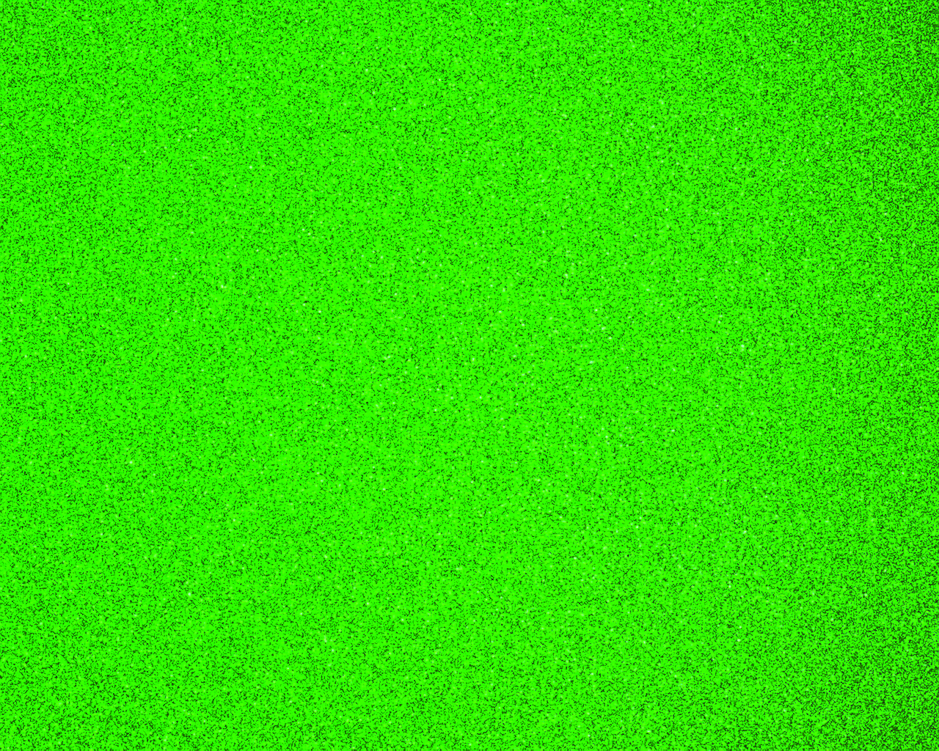
#> input picture intensidad/B13.png, 939 x 751 px, shrunk from 1280 x 1024 before the run
$ jupyter execute --allow-errors 'Perfil de intensidad.ipynb'
#> lines starting #> are read from the running program, lines starting #| are printed output that depends on the picture; long printed decimals are rounded
# Perfil de intensidad para una imagen en grises

[cell 1]
# Importamos las librerias necesarias
from pylab import *
import numpy as np
import pandas as pd
from skimage.exposure import histogram as imhist
from skimage.color import rgb2gray

# Analisis para una sola imagen (130°)

[cell 2]
# Cargamos imagen, se convierte a matriz
image = imread('../intensidad/B13.png')
#> image is the input picture: shape (751, 939, 3) float32; mean R, G, B 0.186, 0.882, 0.0134
# Utilizamos shape para conocer las propiedades de nuestra matriz
print(image.shape)
#| (751, 939, 3)

En este caso la imagen tiene una resolución de 1024 x 1280 pixeles y cuenta con 4 dimensiones, tres de color RGB y una transparente.

[cell 3]
# Nos aseguramos que la imagen sea un array de NumPy
image = np.array(image)

# Verificamos si la imagen tiene 4 canales
if image.shape[-1] == 4:
    # Elimina el canal alfa
    image = image[..., :3]

[cell 4]
# Convertimos la imagen a escala de grises
image = rgb2gray(image)
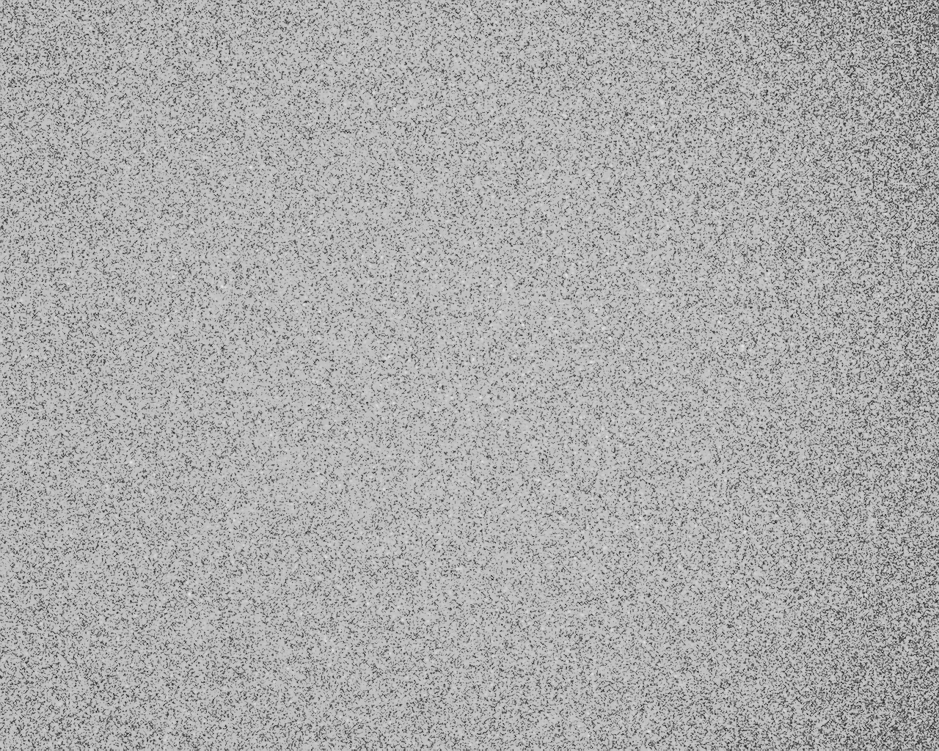
#> image: shape (751, 939) float32; min 0.0489, max 0.914, mean 0.672

[cell 5]
# Obtenemos los histogramas
hist_image, bins_image = imhist(image)
#> hist_image = 256 values, max 42732 at index 209, min 0 at index 1, mean 2754.6; bins_image = 256 values from 0.0506 to 0.912

[cell 6]
# Visualizamos
_, (image0, hist0), = subplots(1, 2, figsize=(10, 15))

# Original
image0.imshow(image, cmap="gray")
hist0.fill_between(bins_image, hist_image)
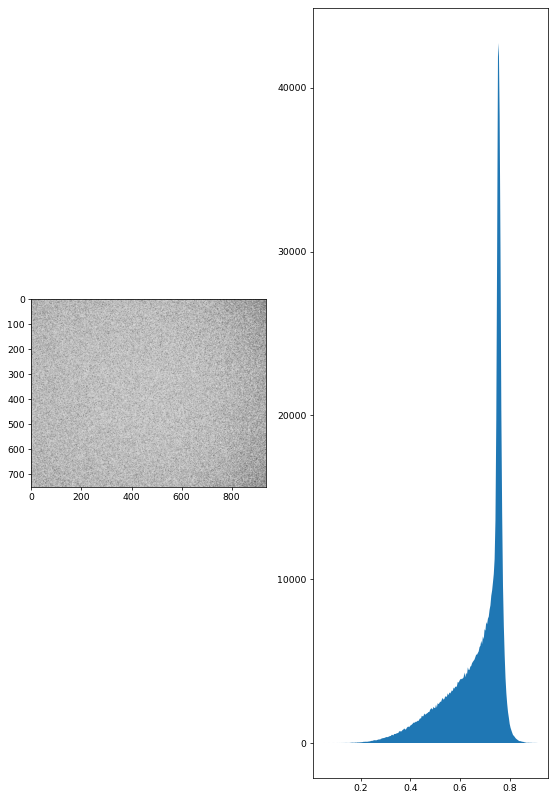
#> figure drawn by matplotlib, 2 panels

[cell 7]
# Calculamos el promedio de intensidad
average_intensity = image.mean()
#> average_intensity = 0.672

# Encontramos el valor máximo de número de píxeles y su correspondiente intensidad
max_pixel_value = hist_image.max()
#> max_pixel_value = 42732
max_intensity_value = bins_image[hist_image.argmax()]
#> max_intensity_value = 0.756

print(f'Promedio de intensidad: {average_intensity}')
#| Promedio de intensidad: 0.6717
print(f'Punto máximo en valor de número de píxeles: {max_pixel_value}')
#| Punto máximo en valor de número de píxeles: 42732
print(f'Máximo de intensidad: {max_intensity_value}')
#| Máximo de intensidad: 0.7565
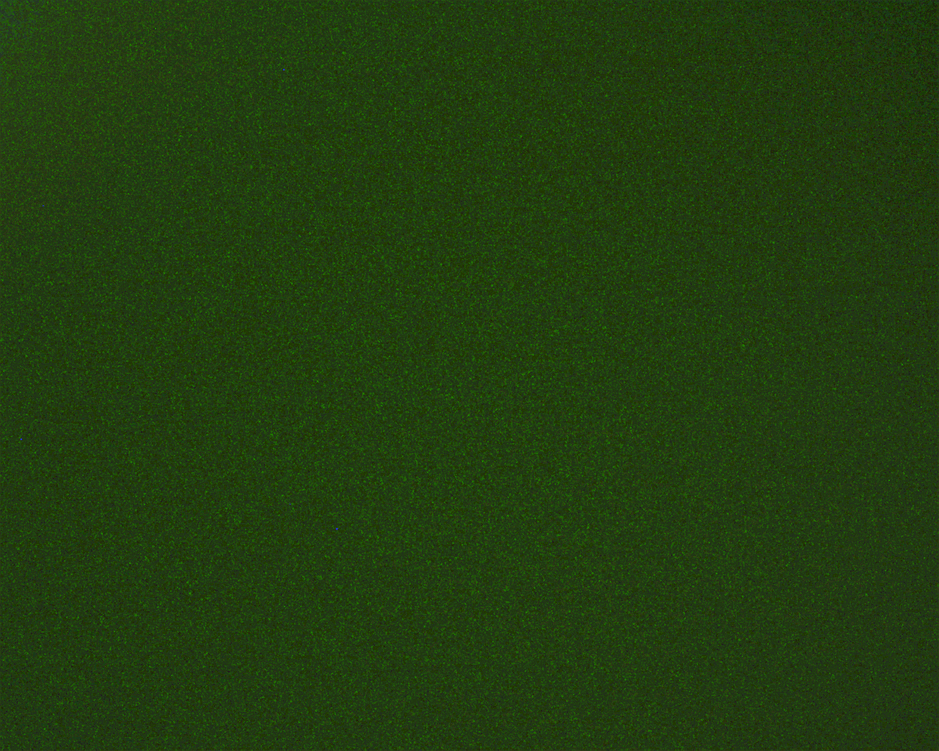
#> input picture intensidad/B0.png, 939 x 751 px, shrunk from 1280 x 1024 before the run
#> further down, image is the input picture: shape (751, 939, 3) float32; mean R, G, B 0.0241, 0.0439, 0.0114
#> `image = rgb2gray(image)`:
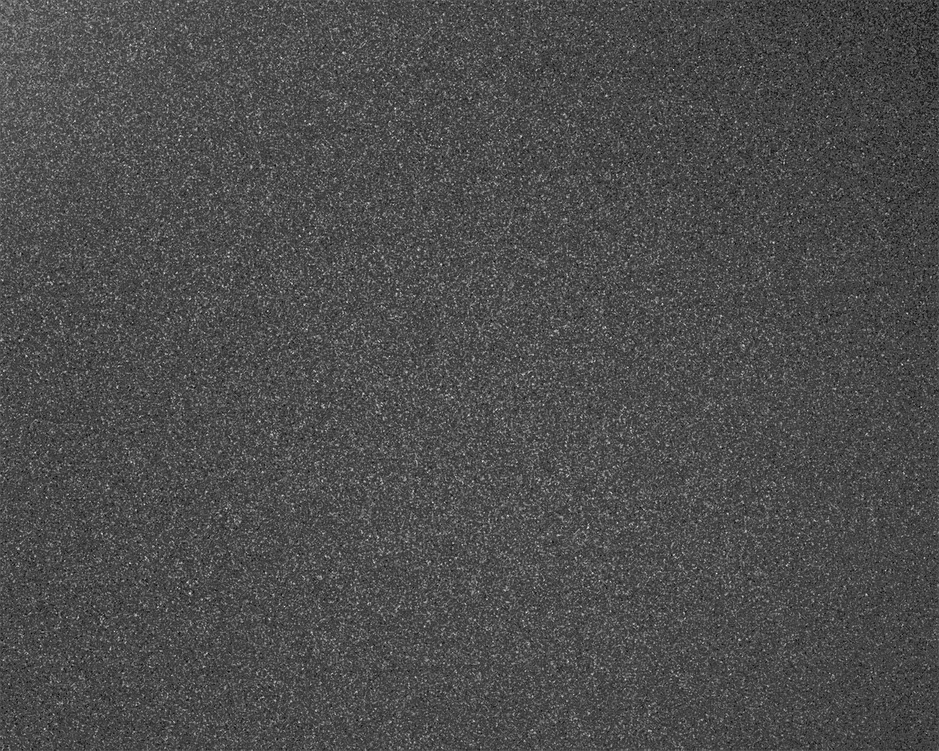
#> image: shape (751, 939) float32; min 0.0174, max 0.0836, mean 0.0375; drawn with min black and max white
#> `hist_image, bins_image = imhist(image)`: hist_image = 256 values, max 62749 at index 65, min 0 at index 2, mean 2754.6; bins_image = 256 values from 0.0175 to 0.0834
#> `average_intensity = image.mean()`: average_intensity = 0.0375
#> `max_pixel_value = hist_image.max()`: max_pixel_value = 62749
#> `max_intensity_value = bins_image[hist_image.argmax()]`: max_intensity_value = 0.0343
#> pass 2 of the loop `for i in range(37):`:
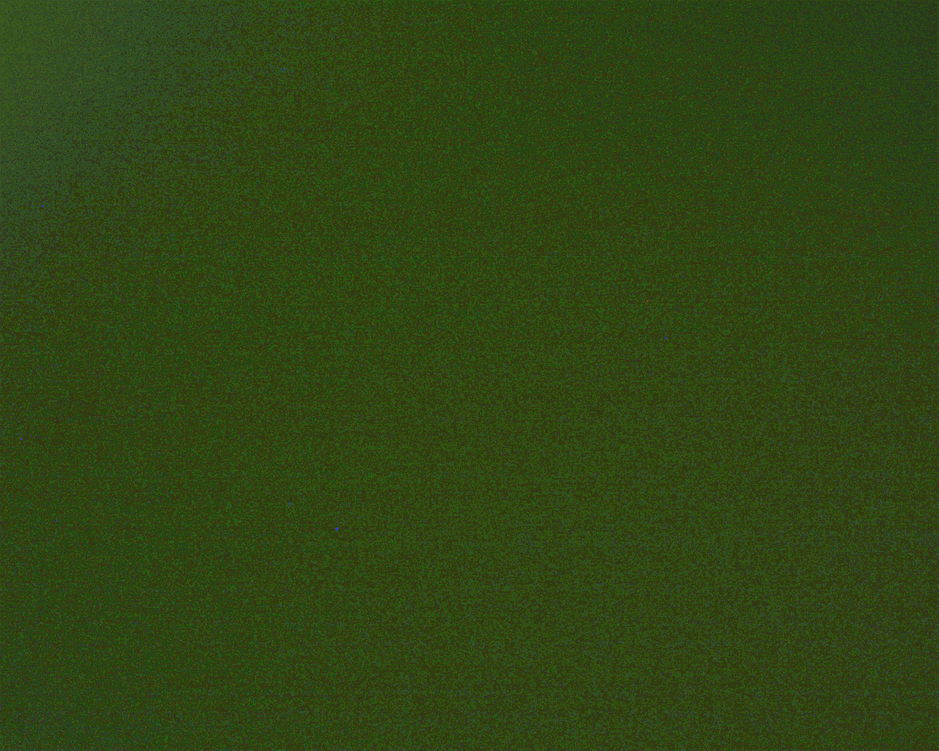
#> input picture intensidad/B1.png, 939 x 751 px, shrunk from 1280 x 1024 before the run
#> image is the input picture: shape (751, 939, 3) float32; mean R, G, B 0.023, 0.0331, 0.00992
#> `image = rgb2gray(image)`:
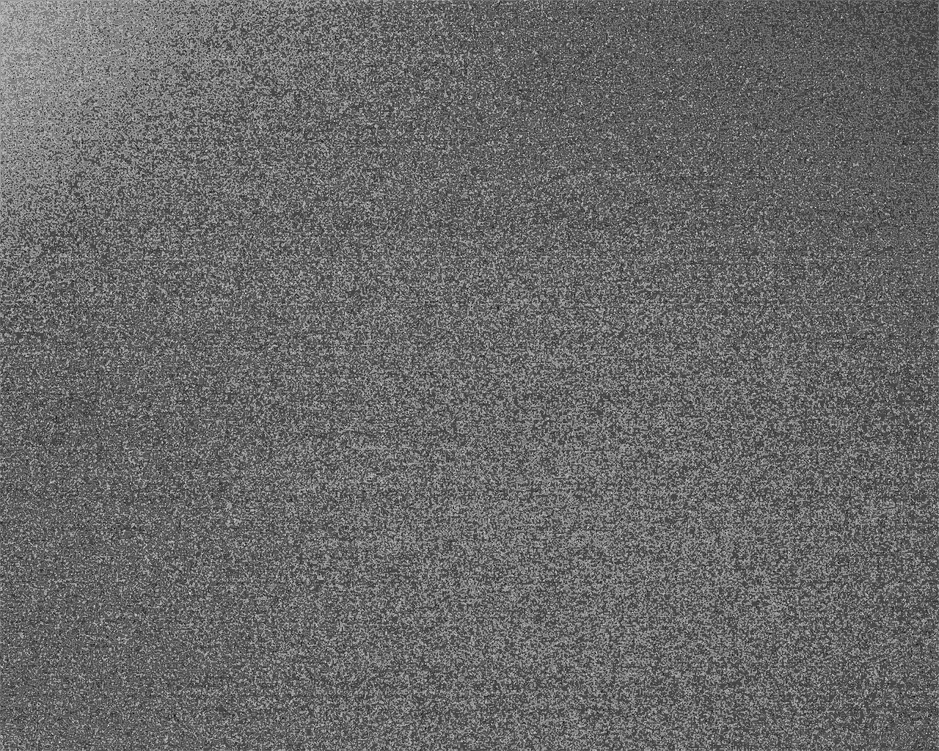
#> image: shape (751, 939) float32; min 0.0174, max 0.0465, mean 0.0294; drawn with min black and max white
#> `hist_image, bins_image = imhist(image)`: hist_image = 256 values, max 62415 at index 68, min 0 at index 1, mean 2754.6; bins_image = 256 values from 0.0174 to 0.0465
#> `average_intensity = image.mean()`: average_intensity = 0.0294
#> `max_pixel_value = hist_image.max()`: max_pixel_value = 62415
#> `max_intensity_value = bins_image[hist_image.argmax()]`: max_intensity_value = 0.0252

# Analisis para todas las imagenes

[cell 8]
# Lista para almacenar los resultados
results = []

# Recorremos las imágenes desde B0 hasta B36
#> (the rest of this cell did not finish here and is left out)
